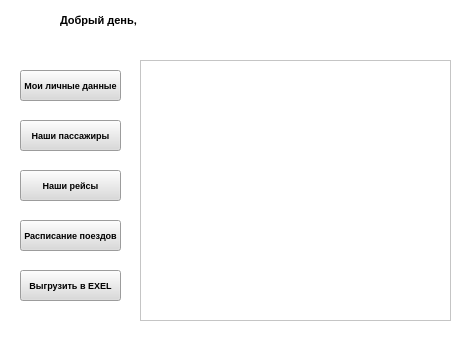
<?xml version="1.0" encoding="UTF-8"?>
<ui version="4.0">
 <class>MainWindow</class>
 <widget class="QMainWindow" name="MainWindow">
  <property name="geometry">
   <rect>
    <x>0</x>
    <y>0</y>
    <width>464</width>
    <height>343</height>
   </rect>
  </property>
  <property name="windowTitle">
   <string>MainWindow</string>
  </property>
  <property name="styleSheet">
   <string notr="true">background-color: rgb(255, 255, 255);</string>
  </property>
  <widget class="QWidget" name="centralwidget">
   <widget class="QWidget" name="widget" native="true">
    <property name="geometry">
     <rect>
      <x>10</x>
      <y>60</y>
      <width>120</width>
      <height>261</height>
     </rect>
    </property>
    <widget class="QPushButton" name="pass_btn">
     <property name="geometry">
      <rect>
       <x>10</x>
       <y>60</y>
       <width>101</width>
       <height>31</height>
      </rect>
     </property>
     <property name="font">
      <font>
       <pointsize>7</pointsize>
       <weight>75</weight>
       <bold>true</bold>
      </font>
     </property>
     <property name="styleSheet">
      <string notr="true">
background-color: rgb(218, 218, 218);</string>
     </property>
     <property name="text">
      <string>Наши пассажиры</string>
     </property>
     <property name="icon">
      <iconset>
       <normaloff>../../../.designer/backup/Sign-in-icon.jpg</normaloff>../../../.designer/backup/Sign-in-icon.jpg</iconset>
     </property>
    </widget>
    <widget class="QPushButton" name="air_btn">
     <property name="geometry">
      <rect>
       <x>10</x>
       <y>110</y>
       <width>101</width>
       <height>31</height>
      </rect>
     </property>
     <property name="font">
      <font>
       <pointsize>7</pointsize>
       <weight>75</weight>
       <bold>true</bold>
      </font>
     </property>
     <property name="styleSheet">
      <string notr="true">background-color: rgb(218, 218, 218);</string>
     </property>
     <property name="text">
      <string>Наши рейсы</string>
     </property>
     <property name="icon">
      <iconset>
       <normaloff>../../../.designer/backup/icons/мои поездки.png</normaloff>../../../.designer/backup/icons/мои поездки.png</iconset>
     </property>
    </widget>
    <widget class="QPushButton" name="rasp_btn">
     <property name="geometry">
      <rect>
       <x>10</x>
       <y>160</y>
       <width>101</width>
       <height>31</height>
      </rect>
     </property>
     <property name="font">
      <font>
       <pointsize>7</pointsize>
       <weight>75</weight>
       <bold>true</bold>
      </font>
     </property>
     <property name="styleSheet">
      <string notr="true">background-color: rgb(218, 218, 218);</string>
     </property>
     <property name="text">
      <string>Расписание поездов</string>
     </property>
     <property name="icon">
      <iconset>
       <normaloff>../../../.designer/backup/icons/история.png</normaloff>../../../.designer/backup/icons/история.png</iconset>
     </property>
    </widget>
    <widget class="QPushButton" name="data_btn">
     <property name="geometry">
      <rect>
       <x>10</x>
       <y>10</y>
       <width>101</width>
       <height>31</height>
      </rect>
     </property>
     <property name="font">
      <font>
       <pointsize>7</pointsize>
       <weight>75</weight>
       <bold>true</bold>
      </font>
     </property>
     <property name="styleSheet">
      <string notr="true">
background-color: rgb(218, 218, 218);</string>
     </property>
     <property name="text">
      <string>Мои личные данные</string>
     </property>
     <property name="icon">
      <iconset>
       <normaloff>../../../.designer/backup/icons/img_148969.png</normaloff>../../../.designer/backup/icons/img_148969.png</iconset>
     </property>
    </widget>
    <widget class="QPushButton" name="upload_btn">
     <property name="geometry">
      <rect>
       <x>10</x>
       <y>210</y>
       <width>101</width>
       <height>31</height>
      </rect>
     </property>
     <property name="font">
      <font>
       <pointsize>7</pointsize>
       <weight>75</weight>
       <bold>true</bold>
      </font>
     </property>
     <property name="styleSheet">
      <string notr="true">background-color: rgb(218, 218, 218);</string>
     </property>
     <property name="text">
      <string>Выгрузить в EXEL</string>
     </property>
     <property name="icon">
      <iconset>
       <normaloff>../../../.designer/backup/icons/история.png</normaloff>../../../.designer/backup/icons/история.png</iconset>
     </property>
    </widget>
   </widget>
   <widget class="QLabel" name="label_2">
    <property name="geometry">
     <rect>
      <x>-10</x>
      <y>0</y>
      <width>481</width>
      <height>51</height>
     </rect>
    </property>
    <property name="text">
     <string/>
    </property>
    <property name="pixmap">
     <pixmap>../../../.designer/backup/1613679178_4-p-fon-dlya-prezentatsii-rzhd-4.jpg</pixmap>
    </property>
    <property name="scaledContents">
     <bool>true</bool>
    </property>
    <property name="margin">
     <number>-52</number>
    </property>
   </widget>
   <widget class="QLabel" name="label">
    <property name="geometry">
     <rect>
      <x>0</x>
      <y>0</y>
      <width>51</width>
      <height>51</height>
     </rect>
    </property>
    <property name="text">
     <string/>
    </property>
    <property name="pixmap">
     <pixmap>админ.png</pixmap>
    </property>
    <property name="scaledContents">
     <bool>true</bool>
    </property>
   </widget>
   <widget class="QLabel" name="hello_label">
    <property name="geometry">
     <rect>
      <x>60</x>
      <y>10</y>
      <width>321</width>
      <height>21</height>
     </rect>
    </property>
    <property name="font">
     <font>
      <pointsize>8</pointsize>
      <weight>75</weight>
      <bold>true</bold>
     </font>
    </property>
    <property name="text">
     <string>Добрый день, </string>
    </property>
   </widget>
   <widget class="QLabel" name="label_3">
    <property name="geometry">
     <rect>
      <x>390</x>
      <y>-10</y>
      <width>61</width>
      <height>61</height>
     </rect>
    </property>
    <property name="text">
     <string/>
    </property>
    <property name="pixmap">
     <pixmap>logo-rgd.png</pixmap>
    </property>
    <property name="scaledContents">
     <bool>true</bool>
    </property>
   </widget>
   <widget class="QTableWidget" name="tableWidget">
    <property name="geometry">
     <rect>
      <x>140</x>
      <y>60</y>
      <width>311</width>
      <height>261</height>
     </rect>
    </property>
   </widget>
  </widget>
  <widget class="QStatusBar" name="statusbar"/>
 </widget>
 <resources/>
 <connections/>
</ui>
